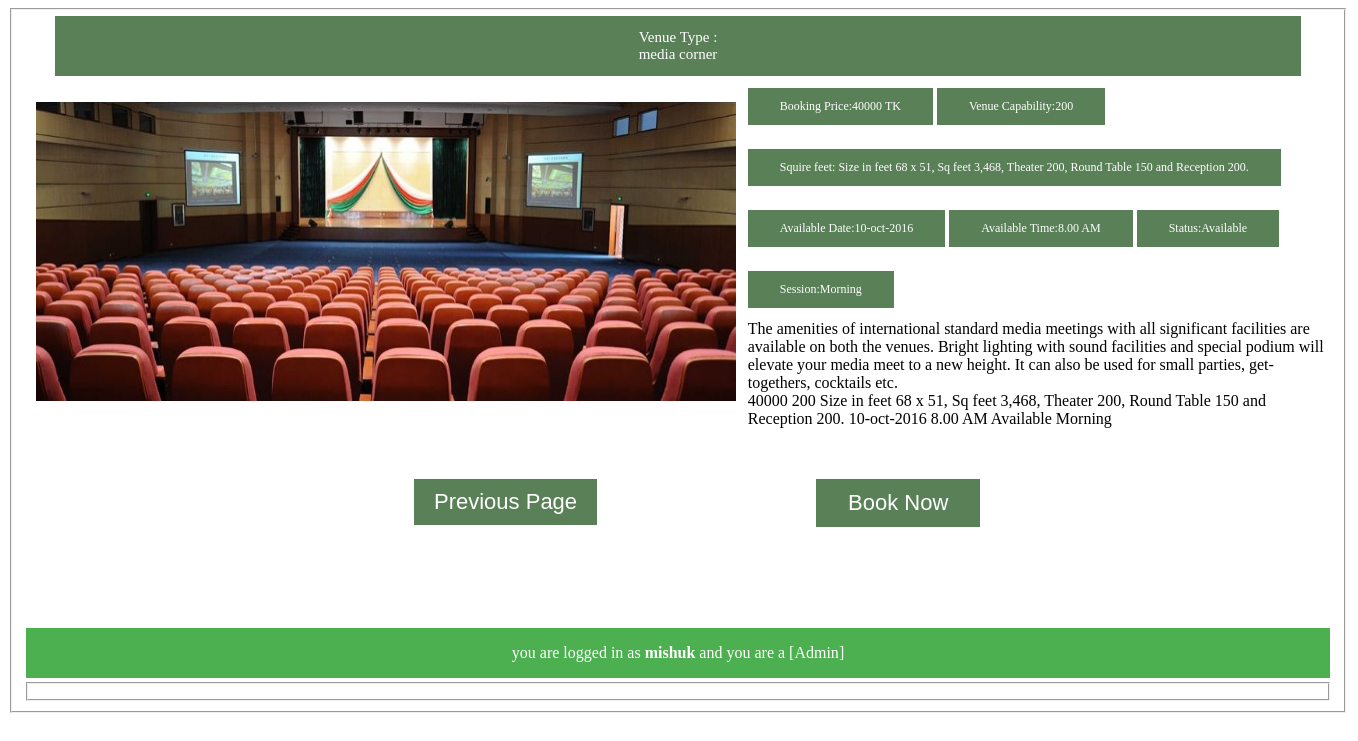
Screenshot of /booked.php?id=3 (signed in) with the database file from the repository.
### tables this page shows
CREATE TABLE `venue` (
  `p_id` int(11) NOT NULL,
  `post_name` varchar(255) DEFAULT NULL,
  `post_price` float DEFAULT NULL,
  `post_capasity` int(11) DEFAULT NULL,
  `post_sqfeet` varchar(255) DEFAULT NULL,
  `post_image` varchar(255) DEFAULT NULL,
  `post_content` text,
  `post_available_date` varchar(255) DEFAULT NULL,
  `post_available_time` varchar(255) DEFAULT NULL,
  `post_status` varchar(255) DEFAULT NULL,
  `post_availality` int(11) DEFAULT NULL,
  `post_sesson` varchar(255) DEFAULT NULL
);

CREATE TABLE `users` (
  `id` int(11) NOT NULL,
  `username` varchar(255) NOT NULL,
  `first_name` varchar(255) NOT NULL,
  `last_name` varchar(255) NOT NULL,
  `password` varchar(25) NOT NULL,
  `email` varchar(55) NOT NULL,
  `gender` varchar(20) NOT NULL,
  `user_level` int(11) DEFAULT NULL,
  `type` varchar(255) DEFAULT NULL,
  `location` varchar(255) DEFAULT NULL,
  `phonenumber` varchar(255) DEFAULT NULL,
  `massage` varchar(255) DEFAULT NULL
);

CREATE TABLE `user_level` (
  `id` int(11) NOT NULL DEFAULT '0',
  `name` varchar(255) DEFAULT NULL
);

### function.php (called while the page is built, shortened)
<?php
function loggedin(){
	if(isset($_SESSION['user_id']) && !empty($_SESSION['user_id'])){
		return true;
		}
	else{
		return false;
		}
	}
if(loggedin()){
$my_id=$_SESSION['user_id'];
$user_query= mysql_query("select username,user_level from users where id='$my_id'");
$run_user= mysql_fetch_array($user_query);
$user_level=$run_user['user_level'];
$query_level =mysql_query("select name from user_level where id='$user_level'");
$run_level=mysql_fetch_array($query_level);
$level_name=$run_level['name'];
	}
?>

### booked.php (the view, shortened to what this page needs)
<head>
	<link rel="stylesheet" href="style.css" />
</head>
<?php include ('function.php'); ?>
 <body>
<div class="main">
<fieldset>
<div class="post_body2">
<?php
	$page_id=$_GET['id'];
		$query ="select * from venue where p_id='$page_id'";
		$run=mysql_query($query);
			while($row=mysql_fetch_array($run)){
				$title=$row['post_name'];
				$price=$row['post_price'];
				$capasity=$row['post_capasity'];
				$sqfeet=$row['post_sqfeet'];
				$image=$row['post_image'];
				$content=$row['post_content'];
				$date=$row['post_available_date'];
				$time=$row['post_available_time'];
				$status=$row['post_status'];
				$sesson=$row['post_sesson'];
			}
?>
	  <div class="type"> <div class="button2"><center><span>Venue Type : </span><?php echo $title; ?></center></div></div>
		 <div class="imagebooked" ><div class="image2"><center><img src="images/<?php echo $image; ?>" alt="image" title=""  width='700' height='300'></center></div> </div>
		 <div class="content2">
			<div class="">
			<p class="button3"> Booking Price:<?php echo $price;?> TK</p>
				<p class="button3">Venue Capability:<?php echo $capasity;?></p>
					<p class="button3">Squire feet: <?php echo $sqfeet;?></p>
						<p class="button3">Available Date:<?php echo $date;?></p>
							<p class="button3">Available Time:<?php echo $time;?></p>
								<p class="button3">Status:<?php echo $status;?></p>
									<p class="button3">Session:<?php echo $sesson;?></p>
			</div>
		 </div>
	<div class="boxbooked">
		 <div class="descriptionbooked">
				<?php echo $content;?>
			<div>
			<?php echo $price;?>
				<?php echo $capasity;?>
					<?php echo $sqfeet;?>
						<?php echo $date;?>
							<?php echo $time;?>
								<?php echo $status;?>
									<?php echo $sesson;?>
			</div>
			 <div class="reservation-btn" id='bookedres'>
			  <ul>
				<li><a class="button4" href="venue.php">Previous Page</a></li>
				<li class="input">
				 <?php
						$my_id=$_SESSION['user_id'];
						$user_query= mysql_query("select username,user_level from users where id='$my_id'");
						$run_user= mysql_fetch_array($user_query);
						$username =$run_user['username'];
				?>
						<form action="booked_action.php" method="post">
								 <input type="submit" class="button4" value="Book Now" onclick="ero()">
						</form>
				</li>
			  </ul>
			 </div>
		  </div>
		</div>
</div>
<p class="type3">you are logged in as <b><?php echo $username; ?></b> and you are a [<?php echo $level_name; ?>]</p>
<fieldset>
</div>
 </body>

### style.css (style rules this page uses)
.main { width:1340px; }
.type { width: 100%; float: left;position: relative; min-height: 1px; padding-left: 0px; padding-right: 15px; font-size: 20px; }
.imagebooked { width: 55.33333333%; float:left; padding-bottom: 10px;padding-top: 25px; }
.reservation-btn { padding-top: 15px; color: olive; padding-bottom: 145px; }
.reservation-btn ul { display: block; list-style-type: disc; list-style: none; margin-left: 196px; margin-top: 36px; font-size: large; }
.button2 { background-color: rgba(15, 72, 12, 0.69); border: none; color: white; padding: 13px 566px; text-align: center; text-decoration: none; display: inline-block; font-size: 15px; margin: 0px 31px; cursor: pointer; }
.button3 { background-color: rgba(15, 72, 12, 0.69); border: none; color: white; padding: 11px 32px; text-align: center; text-decoration: none; display: inline-block; font-size: 12px; margin: 24px -6px cursor: pointer; }
.reservation-btn ul li { display: inline-block; list-style: none; margin-right: 40px; color:blue; float: left; margin-right: 65px; list-style-type: none; }
.reservation-btn ul li a { display:block; padding:10px 20px; background:#4F81BD; background: rgba(15, 72, 12, 0.69); color:white; text-decoration:none; font-family:arial; }
ul li a { text-decoration:none; }
.type3 { background-color: #4CAF50; border: none; color: white; padding: 16px 32px; text-decoration: none; margin: 4px 2px; cursor: pointer; text-align: center; }
.button4 { background-color: rgba(15, 72, 12, 0.69); border: none; color: white; padding: 11px 32px; text-align: center; text-decoration: none; display: inline-block; font-size: 22px; font-style: inherit; margin-left: 154px; margin: 24px -6px cursor: pointer; }

### rows the page displays
venue: post_name "media corner", post_image (picture), post_price "40000", post_capasity "200", post_sqfeet "Size in feet 68 x 51, Sq feet 3,468, Theater 200, Round Table 150 and Reception 200.", post_available_date "10-oct-2016", post_available_time "8.00 AM", post_status "Available", post_sesson "Morning", post_content "The amenities of international standard media meetings with all significant facilities are available on both the venues. Bright lighting with sound facilities and special podium will elevate your media meet to a new height. It can also be used for small parties, get-togethers, cocktails etc."
users: username "mishuk"
user_level: name "Admin"
